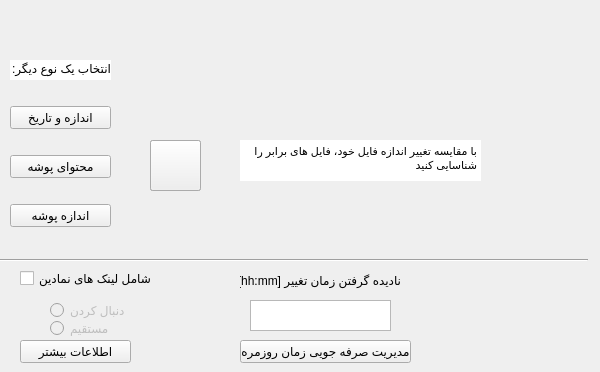
      <widget class="QWidget" name="tab">
       <attribute name="icon">
        <iconset>
         <normaloff>../settings (1).png</normaloff>../settings (1).png</iconset>
       </attribute>
       <attribute name="title">
        <string>مقایسه (F6)</string>
       </attribute>
       <widget class="QTextBrowser" name="textBrowser_30">
        <property name="geometry">
         <rect>
          <x>240</x>
          <y>140</y>
          <width>241</width>
          <height>41</height>
         </rect>
        </property>
        <property name="frameShape">
         <enum>QFrame::NoFrame</enum>
        </property>
        <property name="html">
         <string>&lt;!DOCTYPE HTML PUBLIC &quot;-//W3C//DTD HTML 4.0//EN&quot; &quot;http://www.w3.org/TR/REC-html40/strict.dtd&quot;&gt;
&lt;html&gt;&lt;head&gt;&lt;meta name=&quot;qrichtext&quot; content=&quot;1&quot; /&gt;&lt;style type=&quot;text/css&quot;&gt;
p, li { white-space: pre-wrap; }
&lt;/style&gt;&lt;/head&gt;&lt;body style=&quot; font-family:'MS Shell Dlg 2'; font-size:8.25pt; font-weight:400; font-style:normal;&quot;&gt;
&lt;p dir='rtl' style=&quot; margin-top:0px; margin-bottom:0px; margin-left:0px; margin-right:0px; -qt-block-indent:0; text-indent:0px;&quot;&gt;با مقایسه زمان و اندازه، فایل های برابر را شناسایی کنید&lt;/p&gt;&lt;/body&gt;&lt;/html&gt;</string>
        </property>
       </widget>
       <widget class="QTextBrowser" name="textBrowser_40">
        <property name="geometry">
         <rect>
          <x>240</x>
          <y>140</y>
          <width>241</width>
          <height>41</height>
         </rect>
        </property>
        <property name="frameShape">
         <enum>QFrame::NoFrame</enum>
        </property>
        <property name="html">
         <string>&lt;!DOCTYPE HTML PUBLIC &quot;-//W3C//DTD HTML 4.0//EN&quot; &quot;http://www.w3.org/TR/REC-html40/strict.dtd&quot;&gt;
&lt;html&gt;&lt;head&gt;&lt;meta name=&quot;qrichtext&quot; content=&quot;1&quot; /&gt;&lt;style type=&quot;text/css&quot;&gt;
p, li { white-space: pre-wrap; }
&lt;/style&gt;&lt;/head&gt;&lt;body style=&quot; font-family:'MS Shell Dlg 2'; font-size:8.25pt; font-weight:400; font-style:normal;&quot;&gt;
&lt;p dir='rtl' style=&quot; margin-top:0px; margin-bottom:0px; margin-left:0px; margin-right:0px; -qt-block-indent:0; text-indent:0px;&quot;&gt;با مقایسه محتوای فایل، فایل های برابر را شناسایی کنید&lt;/p&gt;&lt;/body&gt;&lt;/html&gt;</string>
        </property>
       </widget>
       <widget class="QWidget" name="horizontalLayoutWidget_3">
        <property name="geometry">
         <rect>
          <x>10</x>
          <y>40</y>
          <width>101</width>
          <height>211</height>
         </rect>
        </property>
        <layout class="QHBoxLayout" name="horizontalLayout_3">
         <item>
          <layout class="QGridLayout" name="gridLayout_5">
           <item row="2" column="0">
            <widget class="QPushButton" name="pushButton_100">
             <property name="text">
              <string>اندازه و تاریخ</string>
             </property>
            </widget>
           </item>
           <item row="4" column="0">
            <widget class="QPushButton" name="pushButton_30">
             <property name="text">
              <string>اندازه پوشه</string>
             </property>
            </widget>
           </item>
           <item row="3" column="0">
            <widget class="QPushButton" name="pushButton_20">
             <property name="text">
              <string>محتوای پوشه</string>
             </property>
            </widget>
           </item>
           <item row="1" column="0">
            <widget class="QLineEdit" name="lineEdit_100">
             <property name="text">
              <string>انتخاب یک نوع دیگر:</string>
             </property>
             <property name="frame">
              <bool>false</bool>
             </property>
            </widget>
           </item>
          </layout>
         </item>
        </layout>
       </widget>
       <widget class="QTextBrowser" name="textBrowser_50">
        <property name="geometry">
         <rect>
          <x>240</x>
          <y>140</y>
          <width>241</width>
          <height>41</height>
         </rect>
        </property>
        <property name="frameShape">
         <enum>QFrame::NoFrame</enum>
        </property>
        <property name="html">
         <string>&lt;!DOCTYPE HTML PUBLIC &quot;-//W3C//DTD HTML 4.0//EN&quot; &quot;http://www.w3.org/TR/REC-html40/strict.dtd&quot;&gt;
&lt;html&gt;&lt;head&gt;&lt;meta name=&quot;qrichtext&quot; content=&quot;1&quot; /&gt;&lt;style type=&quot;text/css&quot;&gt;
p, li { white-space: pre-wrap; }
&lt;/style&gt;&lt;/head&gt;&lt;body style=&quot; font-family:'MS Shell Dlg 2'; font-size:8.25pt; font-weight:400; font-style:normal;&quot;&gt;
&lt;p dir='rtl' style=&quot; margin-top:0px; margin-bottom:0px; margin-left:0px; margin-right:0px; -qt-block-indent:0; text-indent:0px;&quot;&gt;با مقایسه تغییر اندازه فایل خود، فایل های برابر را شناسایی کنید&lt;/p&gt;&lt;/body&gt;&lt;/html&gt;</string>
        </property>
       </widget>
       <widget class="QToolButton" name="toolButton_100">
        <property name="geometry">
         <rect>
          <x>150</x>
          <y>140</y>
          <width>51</width>
          <height>51</height>
         </rect>
        </property>
        <property name="text">
         <string/>
        </property>
        <property name="icon">
         <iconset>
          <normaloff>../if_alarm_17318.png</normaloff>../if_alarm_17318.png</iconset>
        </property>
        <property name="iconSize">
         <size>
          <width>50</width>
          <height>50</height>
         </size>
        </property>
       </widget>
       <widget class="QToolButton" name="toolButton_20">
        <property name="geometry">
         <rect>
          <x>150</x>
          <y>140</y>
          <width>51</width>
          <height>51</height>
         </rect>
        </property>
        <property name="text">
         <string/>
        </property>
        <property name="icon">
         <iconset>
          <normaloff>../function.png</normaloff>../function.png</iconset>
        </property>
        <property name="iconSize">
         <size>
          <width>50</width>
          <height>50</height>
         </size>
        </property>
       </widget>
       <widget class="QToolButton" name="toolButton_30">
        <property name="geometry">
         <rect>
          <x>150</x>
          <y>140</y>
          <width>51</width>
          <height>51</height>
         </rect>
        </property>
        <property name="text">
         <string/>
        </property>
        <property name="icon">
         <iconset>
          <normaloff>../index.jpg</normaloff>../index.jpg</iconset>
        </property>
        <property name="iconSize">
         <size>
          <width>50</width>
          <height>50</height>
         </size>
        </property>
       </widget>
       <widget class="QCheckBox" name="checkBox_20">
        <property name="geometry">
         <rect>
          <x>20</x>
          <y>270</y>
          <width>151</width>
          <height>17</height>
         </rect>
        </property>
        <property name="text">
         <string>شامل لینک های نمادین</string>
        </property>
       </widget>
       <widget class="QRadioButton" name="radioButton_100">
        <property name="enabled">
         <bool>false</bool>
        </property>
        <property name="geometry">
         <rect>
          <x>50</x>
          <y>300</y>
          <width>91</width>
          <height>21</height>
         </rect>
        </property>
        <property name="text">
         <string>دنبال کردن</string>
        </property>
       </widget>
       <widget class="QRadioButton" name="radioButton_20">
        <property name="enabled">
         <bool>false</bool>
        </property>
        <property name="geometry">
         <rect>
          <x>50</x>
          <y>320</y>
          <width>82</width>
          <height>17</height>
         </rect>
        </property>
        <property name="text">
         <string>مستقیم</string>
        </property>
       </widget>
       <widget class="Line" name="line_30">
        <property name="geometry">
         <rect>
          <x>-3</x>
          <y>250</y>
          <width>591</width>
          <height>20</height>
         </rect>
        </property>
        <property name="orientation">
         <enum>Qt::Horizontal</enum>
        </property>
       </widget>
       <widget class="QPushButton" name="pushButton_130">
        <property name="geometry">
         <rect>
          <x>20</x>
          <y>340</y>
          <width>111</width>
          <height>23</height>
         </rect>
        </property>
        <property name="text">
         <string>اطلاعات بیشتر</string>
        </property>
       </widget>
       <widget class="QLabel" name="label_40">
        <property name="geometry">
         <rect>
          <x>240</x>
          <y>270</y>
          <width>161</width>
          <height>21</height>
         </rect>
        </property>
        <property name="text">
         <string>نادیده گرفتن زمان تغییر [hh:mm]</string>
        </property>
       </widget>
       <widget class="QTextEdit" name="textEdit_40">
        <property name="geometry">
         <rect>
          <x>250</x>
          <y>300</y>
          <width>141</width>
          <height>31</height>
         </rect>
        </property>
       </widget>
       <widget class="QPushButton" name="pushButton_140">
        <property name="geometry">
         <rect>
          <x>240</x>
          <y>340</y>
          <width>171</width>
          <height>23</height>
         </rect>
        </property>
        <property name="text">
         <string>مدیریت صرفه جویی زمان روزمره</string>
        </property>
       </widget>
      </widget>
